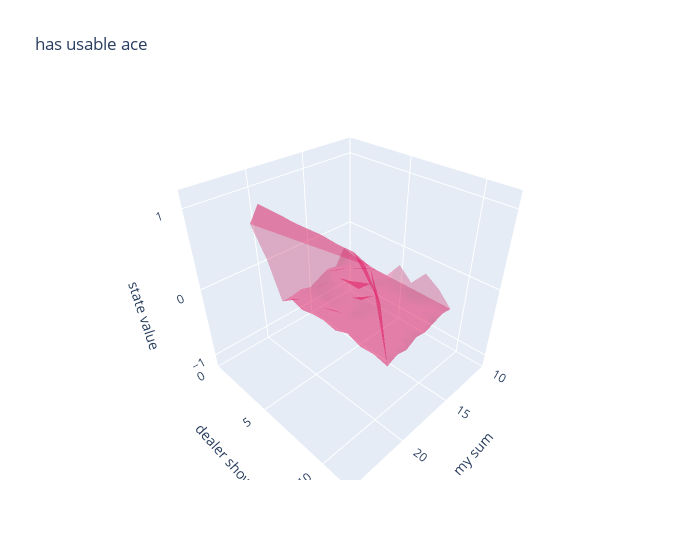

The code cell stored with this chart in its notebook:
### Code cell
fig = go.Figure(
    data=[
        go.Mesh3d(
            x=[v[0][0] for v in V if v[0][2] % 2 == 1],
            y=[v[0][1] for v in V if v[0][2] % 2 == 1],
            z=[v[1] for v in V if v[0][2] % 2 == 1],
            opacity=0.5,
            color="rgba(244,22,100,0.6)",
        )
    ]
)

fig.update_layout(
    title="has usable ace",
    scene=dict(
        xaxis=dict(
            nticks=4,
            title="my sum",
            range=[10, 25],
        ),
        yaxis=dict(
            title="dealer show",
            nticks=4,
            range=[0, 12],
        ),
        zaxis=dict(
            title="state value",
            nticks=4,
            range=[-1.2, 1.2],
        ),
    ),
    width=700,
)

fig.show()

### Figure 1 — Plotly figure (JSON) as saved in the notebook; plotly's stock layout.template omitted (floating-point values rounded to 4 significant figures)
{"data": [{"color": "rgba(244,22,100,0.6)", "opacity": 0.5, "type": "mesh3d", "x": [12, 12, 12, 12, 12, 12, 12, 12, 12, 12, 13, 13, 13, 13, 13, 13, 13, 13, 13, 13, 14, 14, 14, 14, 14, 14, 14, 14, 14, 14, 15, 15, 15, 15, 15, 15, 15, 15, 15, 15, 16, 16, 16, 16, 16, 16, 16, 16, 16, 16, 17, 17, 17, 17, 17, 17, 17, 17, 17, 17, 18, 18, 18, 18, 18, 18, 18, 18, 18, 18, 19, 19, 19, 19, 19, 19, 19, 19, 19, 19, 20, 20, 20, 20, 20, 20, 20, 20, 20, 20, 21, 21, 21, 21, 21, 21, 21, 21, 21, 21], "y": [1, 2, 3, 4, 5, 6, 7, 8, 9, 10, 1, 2, 3, 4, 5, 6, 7, 8, 9, 10, 1, 2, 3, 4, 5, 6, 7, 8, 9, 10, 1, 2, 3, 4, 5, 6, 7, 8, 9, 10, 1, 2, 3, 4, 5, 6, 7, 8, 9, 10, 1, 2, 3, 4, 5, 6, 7, 8, 9, 10, 1, 2, 3, 4, 5, 6, 7, 8, 9, 10, 1, 2, 3, 4, 5, 6, 7, 8, 9, 10, 1, 2, 3, 4, 5, 6, 7, 8, 9, 10, 1, 2, 3, 4, 5, 6, 7, 8, 9, 10], "z": [-0.2195, -0.2688, -0.2778, -0.3034, -0.3061, -0.05797, -0.2299, 0, -0.1209, -0.3153, -0.455, -0.3385, -0.3081, -0.2162, -0.1913, -0.2191, -0.2526, -0.1827, -0.3054, -0.2939, -0.4252, -0.3535, -0.2227, -0.4633, -0.2838, -0.3164, -0.2899, -0.2804, -0.2895, -0.3379, -0.4978, -0.2963, -0.3061, -0.2588, -0.4549, -0.2913, -0.3365, -0.3174, -0.3184, -0.3886, -0.5714, -0.4661, -0.2734, -0.3035, -0.3359, -0.3682, -0.3786, -0.3414, -0.3594, -0.3584, -0.5265, -0.4708, -0.3881, -0.4204, -0.4913, -0.3932, -0.4207, -0.3866, -0.4357, -0.4438, -0.5556, -0.4982, -0.4116, -0.4309, -0.3522, -0.4946, -0.3679, -0.3916, -0.3801, -0.4094, -0.5614, -0.4202, -0.4814, -0.4366, -0.4203, -0.4551, -0.3787, -0.4496, -0.4294, -0.4724, 0.1482, 0.5914, 0.717, 0.6444, 0.6702, 0.7062, 0.7717, 0.7778, 0.7617, 0.4328, 0.6729, 0.9774, 0.978, 0.9802, 0.9751, 0.9826, 0.9923, 0.9779, 0.9844, 0.9211]}], "layout": {"scene": {"xaxis": {"nticks": 4, "range": [10, 25], "title": {"text": "my sum"}}, "yaxis": {"nticks": 4, "range": [0, 12], "title": {"text": "dealer show"}}, "zaxis": {"nticks": 4, "range": [-1.2, 1.2], "title": {"text": "state value"}}}, "title": {"text": "has usable ace"}, "width": 700}}
